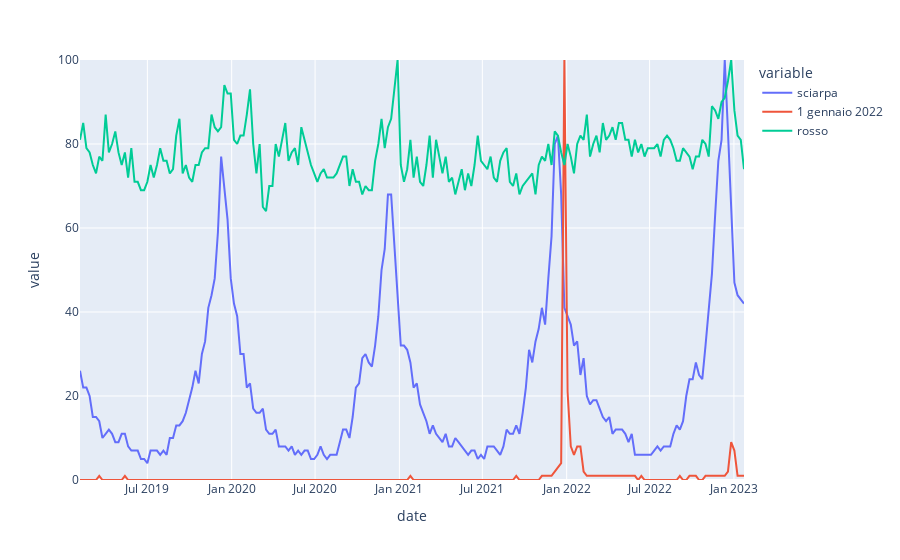

Write notebook code for a chart like this one.
### Markdown cell above
# Showing the results

### Code cell
gtrends_series = pd.read_csv("../data/gtrends_downloaded.csv")

gtrends_series_features = feature_ext(gtrends_series)

gtrends_series_features = drop_rows_with_nan(gtrends_series_features)

if len(gtrends_series_features) > 0:
    gtrends_series_features = predic_with_svm_model(svm_model, gtrends_series_features)

    # print predicted class
    for i in range(0, len(gtrends_series_features)):
        print(
            f"Topic : {gtrends_series_features['topic'][i]} - Predicted class : {gtrends_series_features['svm_label'][i]} - {class_meaning[str(gtrends_series_features['svm_label'][i])]}"
        )

    fig = px.line(gtrends_series, x="date", y=topic)
    fig.update_layout(yaxis_range=[0, 100])
    fig.show()

### Figure 1 — Plotly figure (JSON) as saved in the notebook; plotly's stock layout.template omitted (floating-point values rounded to 4 significant figures; data arrays with more than 128 entries replaced by an {"elided": "..."} marker saying what was removed)
{"data": [{"hovertemplate": "variable=sciarpa<br>date=%{x}<br>value=%{y}<extra></extra>", "legendgroup": "sciarpa", "line": {"color": "#636efa", "dash": "solid"}, "marker": {"symbol": "circle"}, "mode": "lines", "name": "sciarpa", "orientation": "v", "showlegend": true, "type": "scatter", "x": {"elided": "208 str values"}, "xaxis": "x", "y": {"elided": "208 int values"}, "yaxis": "y"}, {"hovertemplate": "variable=1 gennaio 2022<br>date=%{x}<br>value=%{y}<extra></extra>", "legendgroup": "1 gennaio 2022", "line": {"color": "#EF553B", "dash": "solid"}, "marker": {"symbol": "circle"}, "mode": "lines", "name": "1 gennaio 2022", "orientation": "v", "showlegend": true, "type": "scatter", "x": {"elided": "208 str values"}, "xaxis": "x", "y": {"elided": "208 int values"}, "yaxis": "y"}, {"hovertemplate": "variable=rosso<br>date=%{x}<br>value=%{y}<extra></extra>", "legendgroup": "rosso", "line": {"color": "#00cc96", "dash": "solid"}, "marker": {"symbol": "circle"}, "mode": "lines", "name": "rosso", "orientation": "v", "showlegend": true, "type": "scatter", "x": {"elided": "208 str values"}, "xaxis": "x", "y": {"elided": "208 int values"}, "yaxis": "y"}], "layout": {"legend": {"title": {"text": "variable"}, "tracegroupgap": 0}, "margin": {"t": 60}, "xaxis": {"anchor": "y", "domain": [0, 1], "title": {"text": "date"}}, "yaxis": {"anchor": "x", "domain": [0, 1], "range": [0, 100], "title": {"text": "value"}}}}
